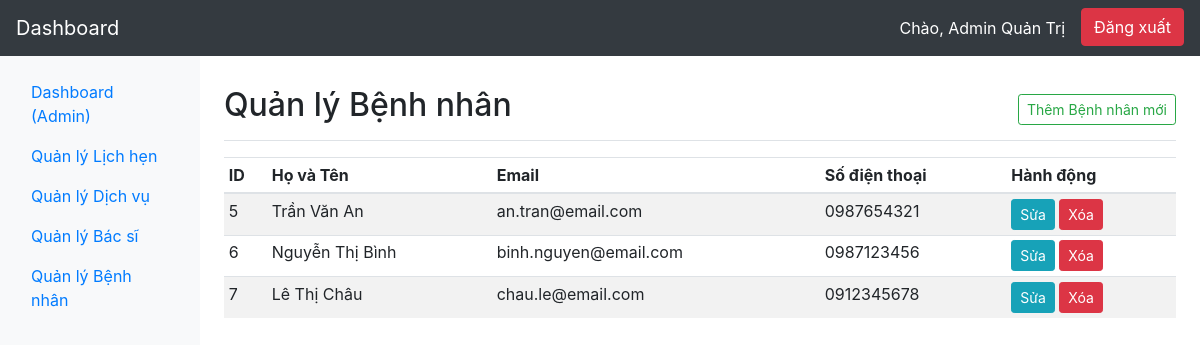
/admin/patients/patients.php (signed in), run on the app's committed database.
### tables this page shows
CREATE TABLE `users` (
  `id` bigint(20) UNSIGNED NOT NULL,
  `name` varchar(255) NOT NULL,
  `email` varchar(255) NOT NULL,
  `password` varchar(255) NOT NULL,
  `phone` varchar(20) DEFAULT NULL,
  `role` enum('patient','doctor','admin') NOT NULL DEFAULT 'patient',
  `created_at` timestamp NULL DEFAULT current_timestamp(),
  `updated_at` timestamp NULL DEFAULT current_timestamp() ON UPDATE current_timestamp()
);

### admin/patients/patients.php (the view, shortened to what this page needs)
<?php
require '../../includes/db.php';
$sql = "SELECT id, name, email, phone FROM users WHERE role = 'patient' ORDER BY created_at DESC";
$result = $conn->query($sql);
require '../includes/header.php';
require '../includes/sidebar.php';
?>
<main role="main" class="col-md-9 ml-sm-auto col-lg-10 px-md-4 main-content">
    <div class="d-flex justify-content-between flex-wrap flex-md-nowrap align-items-center pt-3 pb-2 mb-3 border-bottom">
        <h1 class="h2">Quản lý Bệnh nhân</h1>
        <div class="btn-toolbar mb-2 mb-md-0">
            <a href="create.php" class="btn btn-sm btn-outline-success">
                Thêm Bệnh nhân mới
            </a>
        </div>
    </div>
    <div class="table-responsive">
        <table class="table table-striped table-sm">
            <thead>
                <tr>
                    <th>ID</th>
                    <th>Họ và Tên</th>
                    <th>Email</th>
                    <th>Số điện thoại</th>
                    <th>Hành động</th>
                </tr>
            </thead>
            <tbody>
                <?php if ($result->num_rows > 0): ?>
                    <?php while($row = $result->fetch_assoc()): ?>
                    <tr>
                        <td><?php echo $row['id']; ?></td>
                        <td><?php echo htmlspecialchars($row['name']); ?></td>
                        <td><?php echo htmlspecialchars($row['email']); ?></td>
                        <td><?php echo htmlspecialchars($row['phone']); ?></td>
                        <td>
                            <a href="edit.php?id=<?php echo $row['id']; ?>" class="btn btn-sm btn-info">Sửa</a>
                            <a href="delete.php?id=<?php echo $row['id']; ?>" class="btn btn-sm btn-danger" onclick="return confirm('Bạn có chắc chắn muốn xóa bệnh nhân này?');">Xóa</a>
                        </td>
                    </tr>
                    <?php endwhile; ?>
                <?php else: ?>
                    <tr>
                        <td colspan="5" class="text-center">Chưa có bệnh nhân nào.</td>
                    </tr>
                <?php endif; ?>
            </tbody>
        </table>
    </div>
</main>
<?php
require '../includes/footer.php';
?>

### admin/includes/header.php (style rules this page uses)
.main-content { margin-left: 220px; padding-top: 70px; }

### data on the page
users: id "5", name "Trần Văn An", email "an.tran@email.com", phone "0987654321"
users: id "6", name "Nguyễn Thị Bình", email "binh.nguyen@email.com", phone "0987123456"
users: id "7", name "Lê Thị Châu", email "chau.le@email.com", phone "0912345678"

### other printed values
$user_name "Admin Quản Trị"
